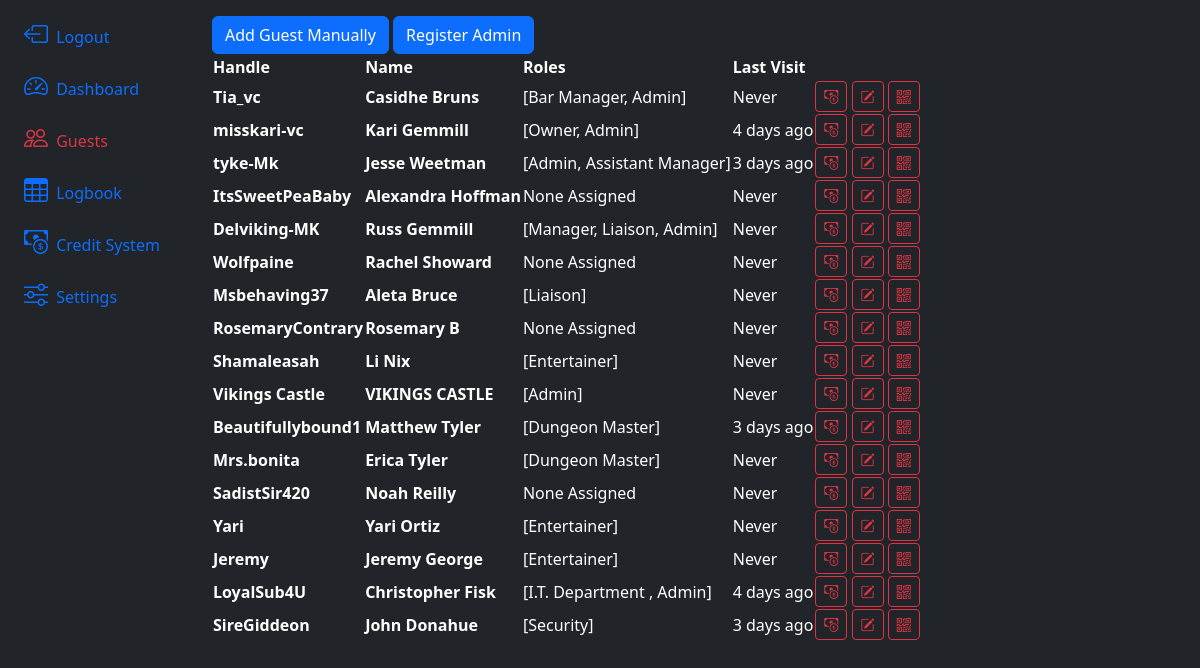
Page /guests/ on the committed database.
### app/models.py (models this page shows, shortened)
@dataclass
class Guest(db.Model, UserMixin):
    id:int = db.Column(db.Integer, primary_key=True)
    uuid:str  = db.Column(db.String, unique=True, name="uuid")
    fetUsername:str  = db.Column(db.String(100) )
    name:str  = db.Column(db.String(100), nullable=False)
    email:str  = db.Column(db.String(200), unique=True, nullable=False)
    phone:str  = db.Column(db.String(20))
    password:str  = db.Column(db.String(255))
    roles = db.relationship('Role', backref=db.backref('guests'), secondary=guest_role)
    termsCheck:bool = db.Column(db.Boolean(), default=False)
    termsDate = db.Column(db.DateTime(timezone=True), server_default=None)
    credit = db.relationship('GuestCredit',backref='guest')
    logbook = db.relationship('Guestlog', backref='guest')
    lastVisit = db.Column(db.DateTime(timezone=True), server_default=None)
    lastCheckOut = db.Column(db.DateTime(timezone=True), server_default=None)
    created_at = db.Column(db.DateTime(timezone=True), server_default=func.now())

@dataclass
class Role(db.Model):
    id:int = db.Column(db.Integer, primary_key=True)
    name:str  = db.Column(db.String(100))
    description:str  = db.Column(db.String(200))
    permissions:str  = db.Column(db.String(200))
    skip_payment_at_checkin:bool = db.Column(db.Boolean(), default=False)
    skip_tos_update_at_checkin:bool = db.Column(db.Boolean(), default=False)
    allow_login_to_backoffice:bool = db.Column(db.Boolean(), default=False)
    allow_password_reset:bool = db.Column(db.Boolean(), default=False)
    notify_staff_on_checkin:bool = db.Column(db.Boolean(), default=False)
    auto_checkout_on_event_end:bool = db.Column(db.Boolean(), default=False)
    def __repr__(self):
        return f'{self.name}'

### app/routes.py (the view, shortened to what this page needs)
@app.route('/guests/', methods=['GET', 'POST'])
def guests():
    return render_template('guests.html', guests=Guest.query.all())

### app/templates/guests.html (shortened to what this page needs)
{% extends 'layout.html' %}
{% block content %}
<div>
    <button type="button" class="btn btn-primary" data-bs-toggle="modal" data-bs-target="#registerModal"
        data-bs-mode="new">
        Add Guest Manually
    </button>
    <a href="/registerAdmin"><button type="button" class="btn btn-primary">Register Admin</button></a>
</div>
<table class="table-dark rounded-3 overflow-hidden" data-toggle="table">
    <thead>
        <tr>
            <th data-sortable="true" scope="col">Handle</th>
            <th data-sortable="true" scope="col">Name</th>
            <th data-sortable="true" scope="col">Roles</th>
            <th data-sortable="true" scope="col">Last Visit</th>
            <th data-align="right" scope="col"></th>
        </tr>
    </thead>
    <tbody>
        {% for guest in guests %}
        <tr>
            <th scope="row">{{guest.fetUsername}}</th>
            <th>{{guest.name}}</th>
            {% if guest.roles %}
            <td>{{guest.roles}}</td>
            {% else %}
            <td>None Assigned</td>
            {% endif %}
            {% if guest.lastVisit %}
            <td>{{ moment(guest.lastVisit).fromNow() }}</td>
            {% else %}
            <td>Never</td>
            {% endif %}
            <td>
                <a href="/guestCredit/{{guest.id}}"><button type="button" class="btn btn-sm btn-outline-danger"><i
                            class="bi bi-cash-coin"></i></button></a>
                <button type="button" class="btn btn-sm btn-outline-danger" data-bs-toggle="modal"
                    data-bs-target="#registerModal" data-bs-mode="edit" data-bs-uuid="{{guest.id}}"><i
                        class="bi bi-pencil-square"></i></button>
                <button type="button" class="btn btn-sm btn-outline-danger" data-bs-toggle="modal"
                    data-bs-target="#qrModal" data-bs-qr="{{guest.uuid}}"><i class="bi bi-qr-code"></i></button>
            </td>
        </tr>
        {% endfor %}
    </tbody>
</table>
{% endblock content %}

### app/templates/layout.html (shortened to what this page needs)
<!doctype html>
<html lang="en">
<head>
    <link href="https://cdn.jsdelivr.net/npm/bootstrap@5.3.3/dist/css/bootstrap.min.css" rel="stylesheet"
>
    <link rel="stylesheet" href="https://cdn.jsdelivr.net/npm/bootstrap-icons@1.11.3/font/bootstrap-icons.min.css">
    <link rel="stylesheet" href="https://cdn.jsdelivr.net/npm/bootstrap-table@1.23.2/dist/bootstrap-table.min.css">
</head>
<body>
    <div class="container-fluid">
        <div class="row flex-nowrap">
            <div class="col-auto col-md-3 col-xl-2 px-sm-2 px-0 bg-dark">
                <div class="d-flex flex-column align-items-center align-items-sm-start px-3 pt-2 text-white min-vh-100">
                    <ul class="nav nav-pills flex-column mb-sm-auto mb-0 align-items-center align-items-sm-start"
                        id="menu">
                            <a href="/logout" class="nav-link align-middle px-0">
                                <i class="fs-4 bi-box-arrow-left"></i> <span class="ms-1 d-none d-sm-inline">Logout</span>
                            </a>
                        <li class="nav-item">
                            <a href="/dashboard"
                                class="nav-link align-middle px-0 {% if request.endpoint == 'dashboard' %}text-danger{% endif %}">
                                <i class="fs-4 bi-speedometer2"></i> <span class="ms-1 d-none d-sm-inline">Dashboard</span>
                            </a>
                        </li>
                        <li class="nav-item">
                            <a href="/guests"
                                class="nav-link px-0 align-middle {% if request.endpoint == 'guests' %}text-danger{% endif %}">
                                <i class="fs-4 bi-people"></i> <span class="ms-1 d-none d-sm-inline">Guests</span>
                            </a>
                        </li>
                        <li class="nav-item">
                            <a href="/logbook"
                                class="nav-link px-0 align-middle {% if request.endpoint == 'logbook' %}text-danger{% endif %}">
                                <i class="fs-4 bi-table "></i> <span class="ms-1 d-none d-sm-inline">Logbook</span></a>
                        </li>
                            <a href="/credits"
                                class="nav-link px-0 align-middle {% if request.endpoint == 'credits' %}text-danger{% endif %}">
                                <i class="fs-4 bi-cash-coin "></i> <span class="ms-1 d-none d-sm-inline">Credit System</span></a>
                        <li class="nav-item">
                            <a href="/settings"
                                class="nav-link px-0 align-middle {% if request.endpoint == 'settings' %}text-danger{% endif %}">
                                <i class="fs-4 bi-sliders "></i> <span class="ms-1 d-none d-sm-inline">Settings</span></a>
                        </li>
                    </ul>
                </div>
            </div>
            <div class="col py-3 bg-dark text-light">
                {% block content %}{% endblock %}
            </div>
        </div>
    </div>
</body>
</html>

### rows in the picture
Guest: fetUsername "Tia_vc", name "Casidhe Bruns", roles "[Bar Manager, Admin]", shows "Never"
Guest: fetUsername "misskari-vc", name "Kari Gemmill", roles "[Owner, Admin]", lastVisit "4 days ago"
Guest: fetUsername "tyke-Mk", name "Jesse Weetman", roles "[Admin, Assistant Manager]", lastVisit "3 days ago"
Guest: fetUsername "ItsSweetPeaBaby", name "Alexandra Hoffman", shows "None Assigned", shows "Never"
Guest: fetUsername "Delviking-MK", name "Russ Gemmill", roles "[Manager, Liaison, Admin]", shows "Never"
Guest: fetUsername "Wolfpaine", name "Rachel Showard", shows "None Assigned", shows "Never"
Guest: fetUsername "Msbehaving37", name "Aleta Bruce", roles "[Liaison]", shows "Never"
Guest: fetUsername "RosemaryContrary", name "Rosemary B", shows "None Assigned", shows "Never"
Guest: fetUsername "Shamaleasah", name "Li Nix", roles "[Entertainer]", shows "Never"
Guest: fetUsername "Vikings Castle", name "VIKINGS CASTLE", roles "[Admin]", shows "Never"
Guest: fetUsername "Beautifullybound1", name "Matthew Tyler", roles "[Dungeon Master]", lastVisit "3 days ago"
Guest: fetUsername "Mrs.bonita", name "Erica Tyler", roles "[Dungeon Master]", shows "Never"
Guest: fetUsername "SadistSir420", name "Noah Reilly", shows "None Assigned", shows "Never"
Guest: fetUsername "Yari", name "Yari Ortiz", roles "[Entertainer]", shows "Never"
Guest: fetUsername "Jeremy", name "Jeremy George", roles "[Entertainer]", shows "Never"
Guest: fetUsername "LoyalSub4U", name "Christopher Fisk", roles "[I.T. Department , Admin]", lastVisit "4 days ago"
Guest: fetUsername "SireGiddeon", name "John Donahue", roles "[Security]", lastVisit "3 days ago"
